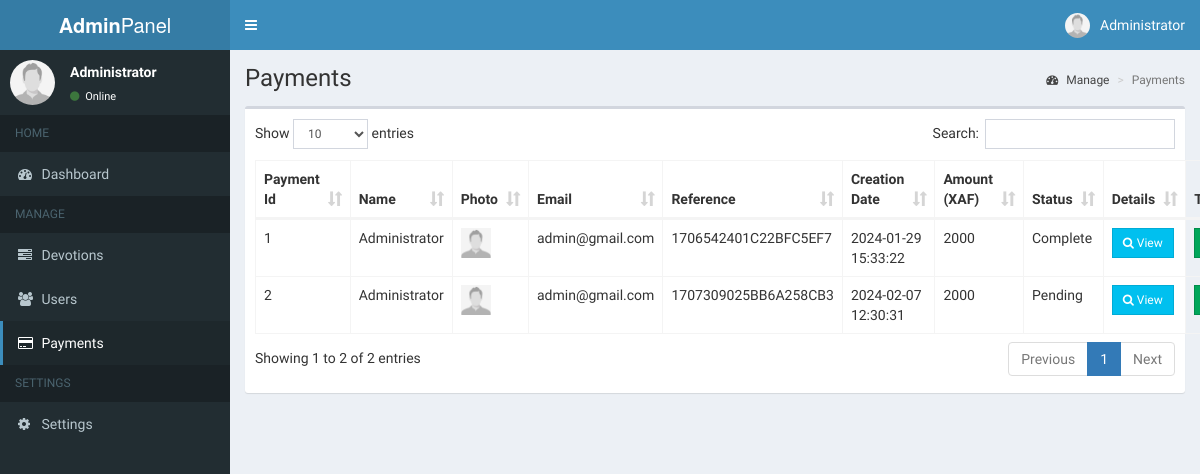
The page /src/AdminPanel/admin/payments.php (signed in) on the database its author committed.
### tables this page shows
CREATE TABLE IF NOT EXISTS `users` (
  `id` int(200) NOT NULL AUTO_INCREMENT,
  `full_name` varchar(200) NOT NULL,
  `phone` varchar(20) NOT NULL,
  `email` varchar(200) NOT NULL,
  `password` varchar(300) NOT NULL,
  `user_type` varchar(10) DEFAULT 'user',
  `photo` varchar(300) NOT NULL,
  `creation_date` timestamp NOT NULL,
  PRIMARY KEY (`id`),
  UNIQUE KEY `phone` (`phone`)
);

CREATE TABLE IF NOT EXISTS `payments` (
  `id` int(200) NOT NULL AUTO_INCREMENT,
  `user_id` int(11) NOT NULL,
  `tx_ref` varchar(200) NOT NULL,
  `amount` int(100) NOT NULL,
  `status` varchar(20) NOT NULL DEFAULT 'pending',
  `creation_date` timestamp NOT NULL,
  `completion_date` datetime DEFAULT NULL,
  PRIMARY KEY (`id`),
  KEY `user_id_fk` (`user_id`) USING BTREE
);

### src/AdminPanel/admin/includes/session.php (called while the page is built, shortened)
<?php
	include 'includes/conn.php';
	$sql = "SELECT * FROM users WHERE id = '".$_SESSION['admin']."'";
	$query = $conn->query($sql);
	$user = $query->fetch_assoc();
?>

### src/AdminPanel/admin/payments.php (the view, shortened to what this page needs)
<?php include 'includes/session.php'; ?>
<?php include 'includes/header.php'; ?>
<body class="hold-transition skin-blue sidebar-mini">
<div class="wrapper">
  <?php include 'includes/navbar.php'; ?>
  <?php include 'includes/menubar.php'; ?>
  <div class="content-wrapper">
    <section class="content-header">
      <h1>
        Payments
      </h1>
      <ol class="breadcrumb">
        <li><a href="#"><i class="fa fa-dashboard"></i> Manage</a></li>
        <li class="active">Payments</li>
      </ol>
    </section>
    <section class="content">
      <div class="row">
        <div class="col-xs-12">
          <div class="box">
            <div class="box-body">
              <table id="example1" class="table table-bordered">
                <thead>
                  <th>Payment Id</th>
                  <th>Name</th>
                  <th>Photo</th>
                  <th>Email</th>
                  <th>Reference</th>
                  <th>Creation Date</th>
                  <th>Amount (XAF)</th>
                  <th>Status</th>
                  <th>Details</th>
                  <th>Tools</th>
                </thead>
                <tbody>
                  <?php
                   $sql = "SELECT payments.id AS id, users.full_name, users.email, payments.tx_ref, payments.amount, payments.status, payments.creation_date
                   FROM payments
                   LEFT JOIN users ON users.id = payments.user_id
                   ORDER BY payments.creation_date ASC";
                    $query = $conn->query($sql);
                    while($row = $query->fetch_assoc()){
                      $image = (!empty($row['photo'])) ? '../images/'.$row['photo'] : '../images/profile.jpg';
                      echo "
                        <tr>
                        <td class='hidden'></td>
                          <td>".$row['id']."</td>
                          <td>".$row['full_name']."</td>
                          <td>
                            <img src='".$image."' width='30px' height='30px'>
                          </td>
                          <td>".$row['email']."</td>
                          <td>".$row['tx_ref']."</td>
                          <td>".$row['creation_date']."</td>
                          <td>".$row['amount']."</td>
                          <td>".ucfirst($row['status'])."</td>
                          <td><a href='#platform' data-toggle='modal' class='btn btn-info btn-sm btn-flat platform' data-id='".$row['id']."'><i class='fa fa-search'></i> View</a></td>
                          <td>
                            <button class='btn btn-success btn-sm edit btn-flat' data-id='".$row['id']."'><i class='fa fa-edit'></i> Edit Status</button>
                          </td>
                        </tr>
                      ";
                    }
                  ?>
                </tbody>
              </table>
            </div>
          </div>
        </div>
      </div>
    </section>
  </div>
</div>
</body>
</html>

### src/AdminPanel/admin/includes/header.php (shortened to what this page needs)
<!DOCTYPE html>
<html>
<head>
  	<link rel="stylesheet" href="../bower_components/bootstrap/dist/css/bootstrap.min.css">
    <link rel="stylesheet" href="../plugins/iCheck/all.css">
  	<link rel="stylesheet" href="../bower_components/font-awesome/css/font-awesome.min.css">
  	<link rel="stylesheet" href="../dist/css/AdminLTE.min.css">
    <link rel="stylesheet" href="../bower_components/datatables.net-bs/css/dataTables.bootstrap.min.css">
    <link rel="stylesheet" href="../bower_components/bootstrap-daterangepicker/daterangepicker.css">
    <link rel="stylesheet" href="../plugins/timepicker/bootstrap-timepicker.min.css">
    <link rel="stylesheet" href="../bower_components/bootstrap-datepicker/dist/css/bootstrap-datepicker.min.css">
    <link rel="stylesheet" href="../dist/css/skins/_all-skins.min.css">
</head>

### src/AdminPanel/admin/includes/navbar.php (shortened to what this page needs)
<header class="main-header">
  <a href="#" class="logo">
    <span class="logo-lg"><b>Admin</b>Panel</span>
  </a>
  <nav class="navbar navbar-static-top">
    <a href="#" class="sidebar-toggle" data-toggle="push-menu" role="button">
    </a>
    <div class="navbar-custom-menu">
      <ul class="nav navbar-nav">
        <li class="dropdown user user-menu">
          <a href="#" class="dropdown-toggle" data-toggle="dropdown">
            <img src="<?php echo (!empty($user['photo'])) ? '../images/'.$user['photo'] : '../images/profile.jpg'; ?>" class="user-image" alt="User Image">
            <span class="hidden-xs"><?php echo $user['full_name']; ?></span>
          </a>
        </li>
      </ul>
    </div>
  </nav>
</header>

### src/AdminPanel/admin/includes/menubar.php
<aside class="main-sidebar">
  <section class="sidebar">
    <div class="user-panel">
      <div class="pull-left image">
        <img src="<?php echo (!empty($user['photo'])) ? '../images/'.$user['photo'] : '../images/profile.jpg'; ?>" class="img-circle" alt="User Image">
      </div>
      <div class="pull-left info">
        <p><?php echo $user['full_name']; ?></p>
        <a><i class="fa fa-circle text-success"></i> Online</a>
      </div>
    </div>
    <ul class="sidebar-menu" data-widget="tree">
      <li class="header">HOME</li>
      <li class=""><a href="home.php"><i class="fa fa-dashboard"></i> <span>Dashboard</span></a></li>
      <li class="header">MANAGE</li>
      <li class=""><a href="devotions.php"><i class="fa fa-tasks"></i> <span>Devotions</span></a></li>
      <li class=""><a href="users.php"><i class="fa fa-users"></i> <span>Users</span></a></li>
      <li class=""><a href="payments.php"><i class="fa fa-credit-card"></i> <span>Payments</span></a></li>
      <li class="header">SETTINGS</li>
      <li class=""><a href="settings.php"><i class="fa fa-cog"></i> <span>Settings</span></a></li>
    </ul>
  </section>
</aside>

### rows shown on the page
users: full_name "Administrator"
payments: id "1", user.full_name "Administrator", user.email "admin@gmail.com", tx_ref "1706542401C22BFC5EF7", creation_date "2024-01-29 15:33:22", amount "2000", status "Complete"
payments: id "2", user.full_name "Administrator", user.email "admin@gmail.com", tx_ref "1707309025BB6A258CB3", creation_date "2024-02-07 12:30:31", amount "2000", status "Pending"
